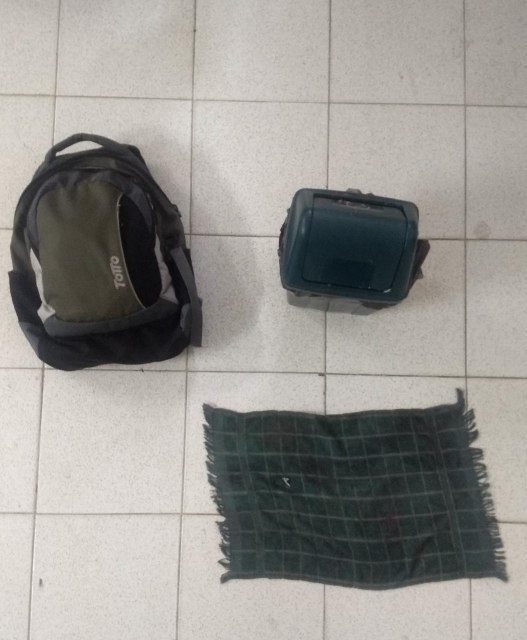
#> input picture 1.jpeg, 1054 x 1280 px, given in place of the camera (shown at 1/2 size)
$ python Videos_Bordes_C.py
#> lines starting #> are read from the running program, lines starting #| are printed output that depends on the picture
# encoding: utf-8

# Tomar_Video.py
# Este código va orientado a la toma de imágenes de video mediante la librería open cv en Python...

# Programador Sergio Luis Beleño Díaz
# 05.Junio.2019

#Para empezar se importa la librería de Open cv para visión Artificial

import cv2

# Asignamos la cámara ingresando cv2.VideoCapture(0)
# Si quiere asignar una segunda cámara externa puede usar cv2.VideoCapture(1)
cap = cv2.VideoCapture(0)

codec = cv2.VideoWriter_fourcc(*'XVID')
salida = cv2.VideoWriter('videoSalida1.avi', codec, 24,(640,480))

while(True):

	# Toma parámetros de captura de la cámara
	[rec, camara] = cap.read()
#> camara is the input picture: shape (1280, 1054, 3); mean B, G, R 144.7, 149, 151.3

	camara = cv2.resize(camara, (640,480), interpolation = cv2.INTER_CUBIC)
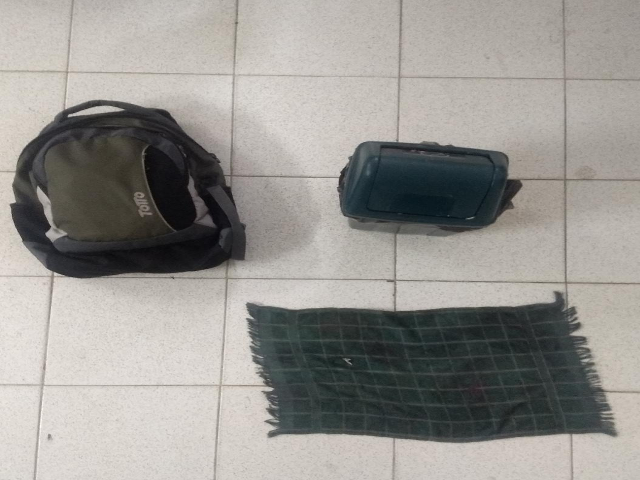
#> camara: shape (480, 640, 3); mean B, G, R 144.7, 149, 151.3

	# Convertimos en escala de grise
	gris = cv2.cvtColor(camara, cv2.COLOR_BGR2GRAY)

	# Aplicar suavizado Gaussiano
	gaussiana = cv2.GaussianBlur(gris, (3,3), 1)

	canny = cv2.Canny(gaussiana, 60, 61)
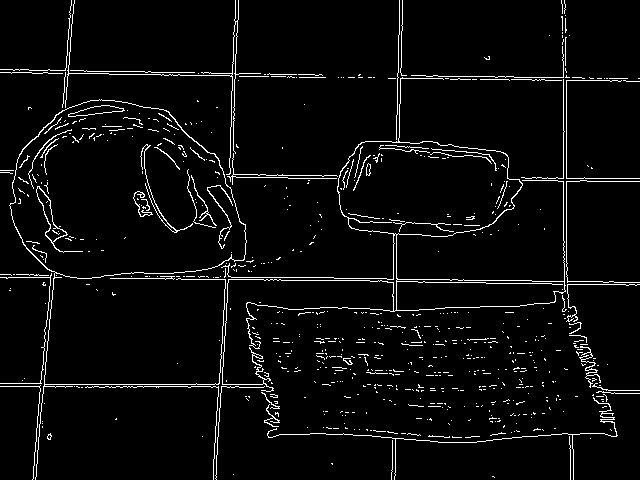
#> canny: shape (480, 640); 4.3% white in thin lines or dots

	# Muestra la imagen tomada en una ventana
	camara[canny <= 0] = 0
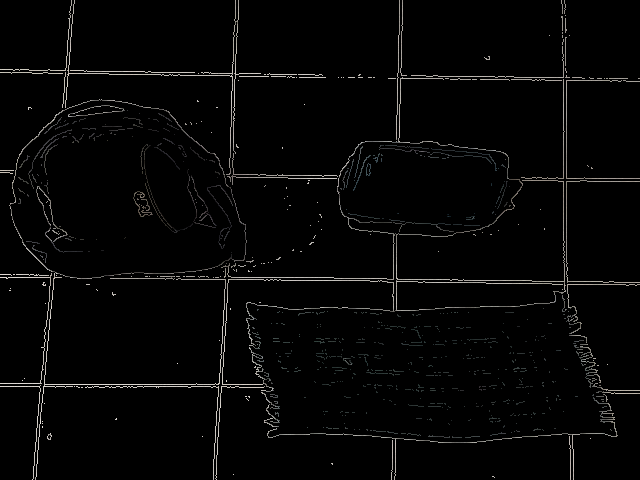
#> camara: shape (480, 640, 3); mean B, G, R 5.3, 5.5, 5.6
	camara[canny > 0] = 255
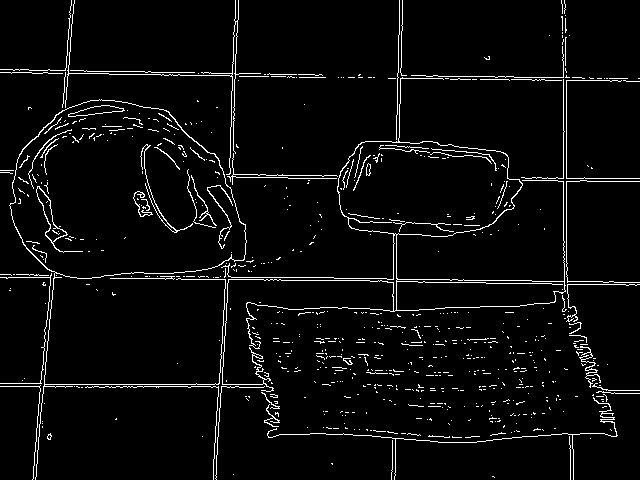
#> camara: shape (480, 640, 3); 4.3% white in thin lines or dots
	salida.write(camara)
	cv2.imshow(' Canny', camara)


	if cv2.waitKey(1) & 0xFF == ord('q'):
#> (key q is pressed here)
		break

cap.release()
salida.release()
cv2.destroyAllWindows()

$ run again, on 2.jpeg
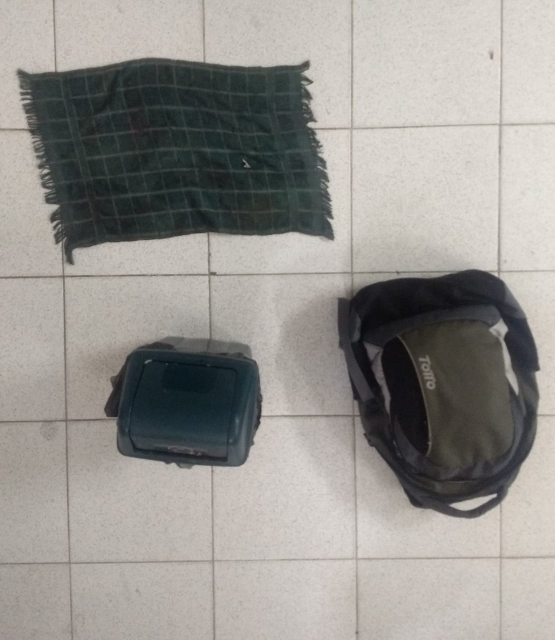
#> input picture 2.jpeg, 1109 x 1280 px, given in place of the camera (shown at 1/2 size)
#> camara is the input picture: shape (1280, 1109, 3); mean B, G, R 143.4, 147.8, 150.5
#> `canny = cv2.Canny(gaussiana, 60, 61)`:
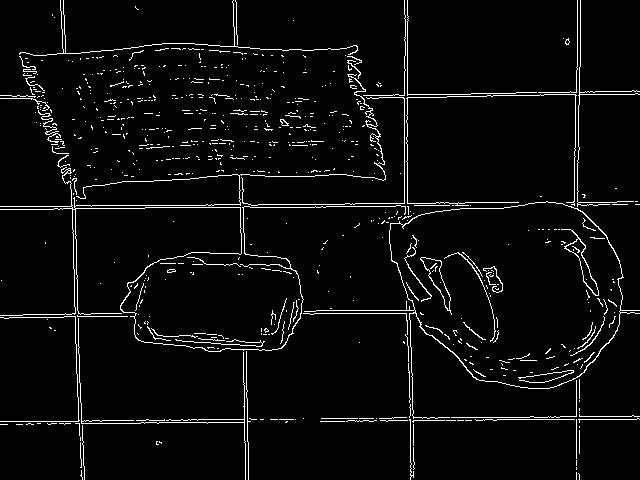
#> canny: shape (480, 640); 4.1% white in thin lines or dots
#> `camara[canny > 0] = 255`:
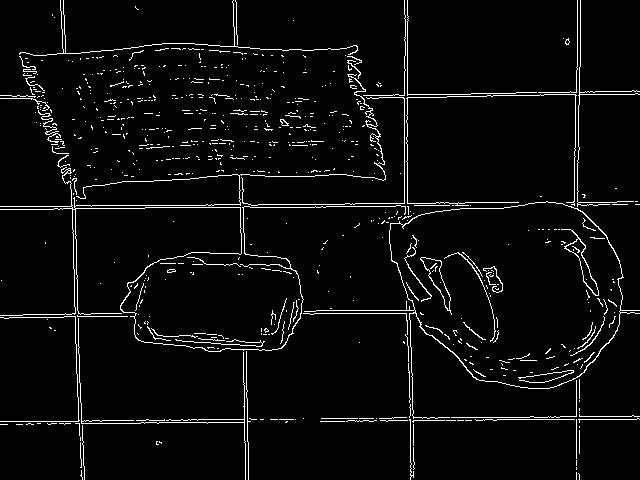
#> camara: shape (480, 640, 3); 4.1% white in thin lines or dots

$ run again, on E2.jpg
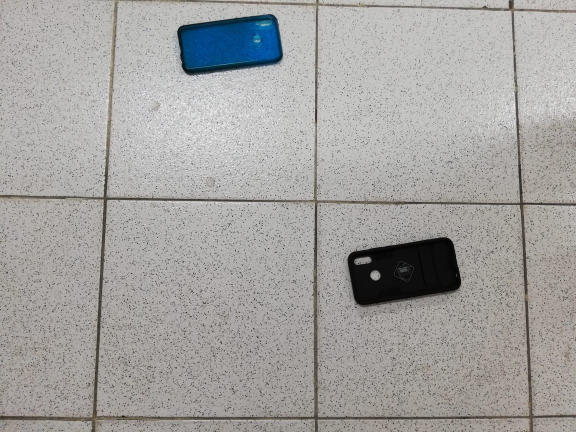
#> input picture E2.jpg, 1152 x 864 px, given in place of the camera (shown at 1/2 size)
#> camara is the input picture: shape (864, 1152, 3); mean B, G, R 160.2, 162.1, 163.4
#> `canny = cv2.Canny(gaussiana, 60, 61)`:
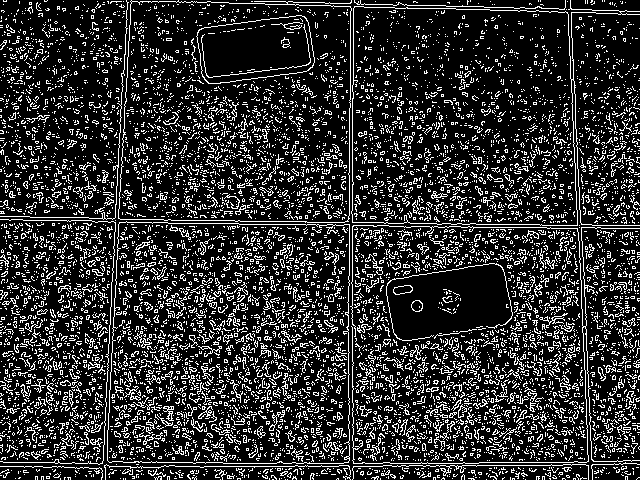
#> canny: shape (480, 640); 18.6% white in thin lines or dots
#> `camara[canny > 0] = 255`:
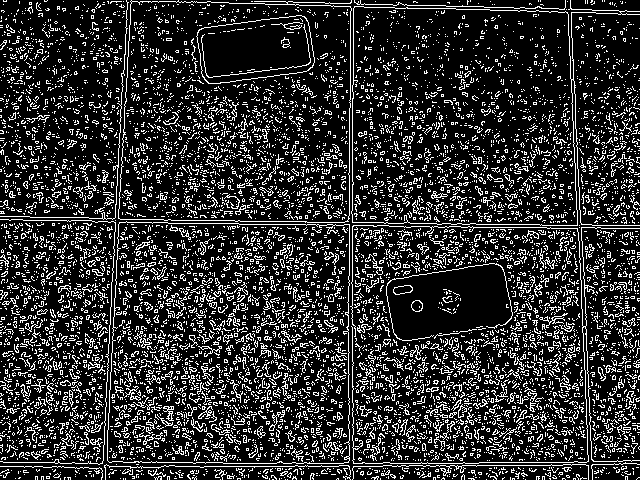
#> camara: shape (480, 640, 3); 18.6% white in thin lines or dots
